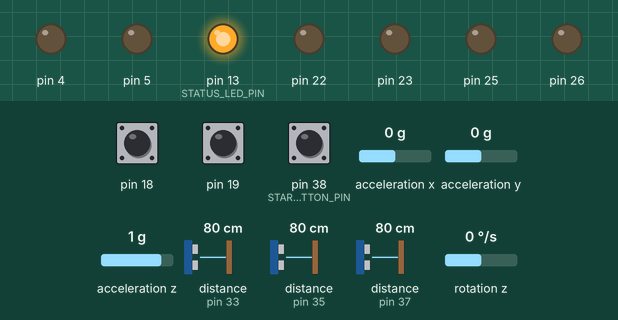
Recording of a program running on a simulated Arduino Mega 2560, built with avr-gcc and run on an emulated ATmega2560. On the bench: output pins drawn as LEDs (lit = HIGH). Wiring (inferred from the names in the program): MPU-6050 motion sensor at I2C address 0x68. Inputs (shaded band) come from the test bench; at power-on: pin 38 (START_BUTTON_PIN) HIGH, rotation z 0 °/s, pin 18 HIGH, pin 19 HIGH, acceleration x 0 g, acceleration y 0 g, acceleration z 1 g, distance to the obstacle (sensors on pin 33, pin 35, pin 37) 80 cm. The echo pulse lasts 58.3 µs per cm; pins used as bus, display or sensor lines are not drawn; what the program prints to the serial monitor is not drawn.

Above: at 1.7 s.
1.8 s: pin 38 (START_BUTTON_PIN) pulled LOW for 0.15 s
At 3.0 s:
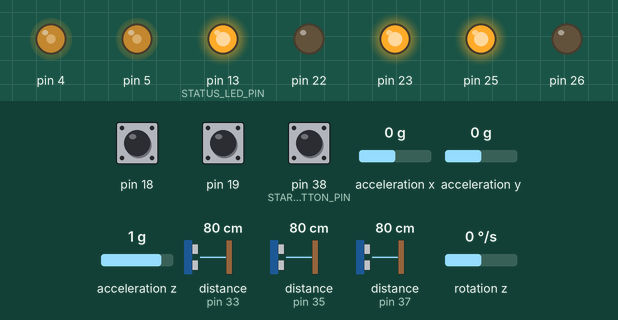
3.4 s: rotation z set to -29 °/s
6.4 s: rotation z set to -33 °/s
At 6.9 s:
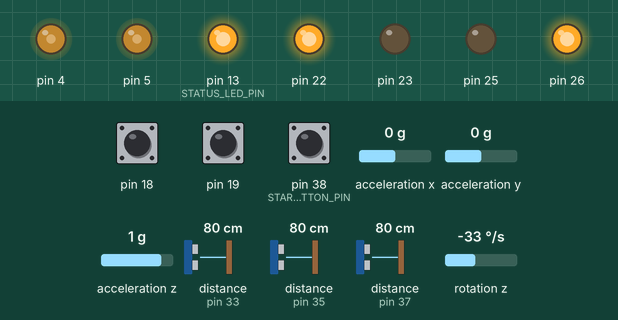
Timing chart, 0 to 14.7 s (numbered marks = the images above; inputs shaded):
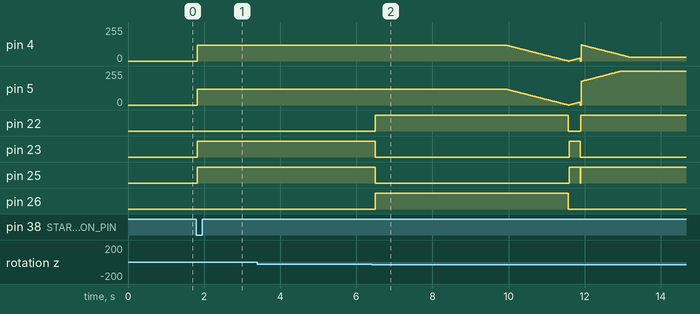

Measured:
- the behaviour switches between -30 and -31 °/s on rotation z (found by bisection; images 1 and 2)
- after the input at 1.8 s, pin 4, pin 5: 0/255 → 120/255 at once; pin 23, pin 25: LOW → HIGH at once
- after the input at 3.4 s, every drawn part: stays the same

The program:

main.cpp
```cpp
// ============================================================================
// main.cpp
//
// Composition root only: construct every module, wire them together, hand
// off to MazeRobotFSM. No maze-solving or control logic lives here on purpose
// -- that keeps this file short and makes every subsystem independently
// reusable/testable (see lib/*, and test/test_maze_mapper for an example
// of testing MazeMapper without any hardware at all).
// ============================================================================

#include <Arduino.h>
#include "config.h"

#include "MazeMotorDriver.h"
#include "MazeEncoder.h"
#include "MazeUltrasonicSensor.h"
#include "MazeLineSensorArray.h"
#include "MazeGyroMPU6050.h"
#include "MazeNavigator.h"
#include "MazeBridgeHandler.h"
#include "MazeRobotFSM.h"

// --- Actuators ---------------------------------------------------------
MazeMotorDriver leftMotor(MOTOR_L_IN1, MOTOR_L_IN2, MOTOR_L_PWM);
MazeMotorDriver rightMotor(MOTOR_R_IN1, MOTOR_R_IN2, MOTOR_R_PWM);

// --- Sensors -------------------------------------------------------------
MazeEncoder leftEncoder(ENCODER_L_A, ENCODER_L_B);
MazeEncoder rightEncoder(ENCODER_R_A, ENCODER_R_B);

MazeUltrasonicSensor frontUs(US_FRONT_TRIG, US_FRONT_ECHO, US_MAX_RANGE_CM);
MazeUltrasonicSensor leftUs(US_LEFT_TRIG, US_LEFT_ECHO, US_MAX_RANGE_CM);
MazeUltrasonicSensor rightUs(US_RIGHT_TRIG, US_RIGHT_ECHO, US_MAX_RANGE_CM);

MazeLineSensorArray lineSensors;
MazeGyroMPU6050 gyro;

// --- Behavior layers -----------------------------------------------------
MazeNavigator navigator(leftMotor, rightMotor, leftEncoder, rightEncoder, frontUs, leftUs, rightUs, gyro);
MazeBridgeHandler bridge(leftMotor, rightMotor, lineSensors);
MazeRobotFSM robot(navigator, bridge, lineSensors);

void setup() {
    Serial.begin(115200);
    pinMode(STATUS_LED_PIN, OUTPUT);

    navigator.begin();
    leftEncoder.begin(0);
    rightEncoder.begin(1);
    frontUs.begin();
    leftUs.begin();
    rightUs.begin();
    lineSensors.begin();

    Serial.println(F("Initializing MPU-6050... keep the robot still."));
    if (!gyro.begin()) {
        Serial.println(F("ERROR: MPU-6050 not responding. Check I2C wiring (SDA=20, SCL=21)."));
        while (true) {
            digitalWrite(STATUS_LED_PIN, !digitalRead(STATUS_LED_PIN));
            delay(150); // fast blink = hardware init failure
        }
    }

    Serial.println(F("Ready. Press the start button to begin the run."));
    digitalWrite(STATUS_LED_PIN, HIGH);
}

void loop() {
    robot.run();

    // A completed exploration is saved to EEPROM.  Reset/power-cycle before
    // the next official attempt: setup() recalibrates the stationary gyro,
    // then RobotFSM restores the saved map and runs the shortest route.
    bool ok = (robot.getState() == RobotState::FINISHED);
    while (true) {
        digitalWrite(STATUS_LED_PIN, HIGH);
        delay(ok ? 800 : 100);
        digitalWrite(STATUS_LED_PIN, LOW);
        delay(ok ? 800 : 100);
    }
}
```

RobotTypes.h
```cpp
#pragma once
// ============================================================================
// RobotTypes.h
//
// Shared, hardware-independent types. Deliberately does NOT include
// <Arduino.h> so that any file which only needs these types (e.g.
// MazeMapper) can also be compiled and unit-tested on a host PC via
// `pio test -e native`.
// ============================================================================

#include <stdint.h>

// Compass heading of the robot within a maze section.
enum class Heading : uint8_t {
    NORTH = 0,
    EAST  = 1,
    SOUTH = 2,
    WEST  = 3
};

// Bitmask flags for the four walls of a single cell.
enum WallDir : uint8_t {
    WALL_NORTH = 0x1,
    WALL_EAST  = 0x2,
    WALL_SOUTH = 0x4,
    WALL_WEST  = 0x8
};

struct Cell {
    int8_t x;
    int8_t y;

    bool operator==(const Cell &other) const { return x == other.x && y == other.y; }
    bool operator!=(const Cell &other) const { return !(*this == other); }
};

// Overall mission state, driven by RobotFSM.
enum class RobotState : uint8_t {
    INIT,
    WAIT_FOR_START,
    SECTION_A_EXPLORE,
    SECTION_A_SPEED_RUN,
    BRIDGE_CROSSING,
    SECTION_B_EXPLORE,
    SECTION_B_SPEED_RUN,
    FINISHED,
    ERROR
};

// The two operational modes needed during the three permitted competition
// attempts.  The choice is made automatically from the validity of the map
// stored in EEPROM: first attempt explores, later attempts execute the
// learned route.
enum class RunMode : uint8_t {
    EXPLORE,
    SPEED_RUN
};

// ---------------------------------------------------------------------------
// Small, pure direction-math helpers shared by MazeMapper and Navigator.
// Keeping these inline+header-only avoids a pointless extra .cpp/.o for a
// handful of one-liners while still being reusable everywhere.
// ---------------------------------------------------------------------------

inline Heading turnRightOf(Heading h) {
    return static_cast<Heading>((static_cast<uint8_t>(h) + 1) % 4);
}

inline Heading turnLeftOf(Heading h) {
    return static_cast<Heading>((static_cast<uint8_t>(h) + 3) % 4);
}

inline Heading oppositeOf(Heading h) {
    return static_cast<Heading>((static_cast<uint8_t>(h) + 2) % 4);
}

inline WallDir headingToWallDir(Heading h) {
    switch (h) {
        case Heading::NORTH: return WALL_NORTH;
        case Heading::EAST:  return WALL_EAST;
        case Heading::SOUTH: return WALL_SOUTH;
        default:             return WALL_WEST;
    }
}

// Returns the neighboring cell one step away from `c` in heading `h`.
// Does NOT check maze bounds -- callers must validate with the maze size.
inline Cell neighborInDirection(Cell c, Heading h) {
    switch (h) {
        case Heading::NORTH: return Cell{c.x, static_cast<int8_t>(c.y - 1)};
        case Heading::SOUTH: return Cell{c.x, static_cast<int8_t>(c.y + 1)};
        case Heading::EAST:  return Cell{static_cast<int8_t>(c.x + 1), c.y};
        default:              return Cell{static_cast<int8_t>(c.x - 1), c.y};
    }
}

// Signed turn amount in degrees to rotate from `from` to `to`
// (positive = clockwise/right, negative = counter-clockwise/left).
inline int16_t headingDeltaDegrees(Heading from, Heading to) {
    int16_t diff = (static_cast<int16_t>(to) - static_cast<int16_t>(from)) * 90;
    if (diff > 180) diff -= 360;
    if (diff < -180) diff += 360;
    return diff;
}
```

config.h
```cpp
#pragma once
// ============================================================================
// config.h
//
// Single source of truth for pin assignments, physical dimensions, and
// tuning constants. Every value marked TODO must be verified/measured
// against the real robot and re-checked on competition day (bridge corner,
// start orientation, and finish location are announced on the day per the
// project brief).
//
// Nothing else in the codebase should hard-code a pin number or a physical
// constant -- always include config.h and reference the named constant.
// This keeps rewiring or re-tuning a one-file change.
// ============================================================================

#include <Arduino.h>

// ---------------------------------------------------------------------------
// Motor driver pins (one H-bridge module per motor, as supplied by the dept)
// ---------------------------------------------------------------------------
#define MOTOR_L_IN1   22
#define MOTOR_L_IN2   23
#define MOTOR_L_PWM   4      // must be a PWM-capable pin (Mega: 2-13, 44-46)

#define MOTOR_R_IN1   25
#define MOTOR_R_IN2   26
#define MOTOR_R_PWM   5      // must be a PWM-capable pin

// ---------------------------------------------------------------------------
// Quadrature encoder pins
// Mega external-interrupt-capable pins are limited to: 2, 3, 18, 19, 20, 21
// Channel A of each encoder MUST be on one of those pins; channel B can be
// any free digital pin and is only polled (no interrupt needed).
// ---------------------------------------------------------------------------
#define ENCODER_L_A   18
#define ENCODER_L_B   30
#define ENCODER_R_A   19
#define ENCODER_R_B   31

#define ENCODER_PULSES_PER_REV   330      // TODO: verify vs. gearbox+encoder datasheet
#define WHEEL_DIAMETER_MM        65.0f    // TODO: measure actual wheel
#define WHEEL_TRACK_MM           140.0f   // TODO: measure center-to-center wheel distance

// ---------------------------------------------------------------------------
// Ultrasonic sensors (wall detection: front / left / right)
// ---------------------------------------------------------------------------
#define US_FRONT_TRIG   32
#define US_FRONT_ECHO   33
#define US_LEFT_TRIG    34
#define US_LEFT_ECHO    35
#define US_RIGHT_TRIG   36
#define US_RIGHT_ECHO   37

#define US_MAX_RANGE_CM        150.0f
#define US_WALL_THRESHOLD_CM   13.0f  // TODO: calibrate -- distance below which a wall is "present"

// ---------------------------------------------------------------------------
// 8-channel IR line/floor sensor array (analog reflectance)
// ---------------------------------------------------------------------------
#define LINE_SENSOR_COUNT   8
// Outer-to-outer index order: 0 = far left ... 7 = far right
static const uint8_t LINE_SENSOR_PINS[LINE_SENSOR_COUNT] = {A8, A9, A10, A11, A12, A13, A14, A15};

#define LINE_BLACK_THRESHOLD   500   // TODO: calibrate against the actual floor/line/wall paint

// ---------------------------------------------------------------------------
// MPU-6050 gyroscope/accelerometer (I2C: Mega hardware SDA=20, SCL=21)
// ---------------------------------------------------------------------------
#define MPU6050_I2C_ADDR   0x68

// ---------------------------------------------------------------------------
// Misc I/O
// ---------------------------------------------------------------------------
#define START_BUTTON_PIN   38   // officials press this (or your own switch) to start timing
#define STATUS_LED_PIN     13

// Hold the existing start button while booting for this long to erase an old
// learned maze before a *new* arena is used.  A normal official start press
// is much shorter and never clears the map.
#define CLEAR_SAVED_MAP_HOLD_MS  2500UL

// ---------------------------------------------------------------------------
// Maze / arena geometry (from the project brief)
// ---------------------------------------------------------------------------
#define SECTION_A_WIDTH    4
#define SECTION_A_HEIGHT   4
#define SECTION_B_WIDTH    9
#define SECTION_B_HEIGHT   9

#define CELL_SIZE_MM       250.0f
#define WALL_HEIGHT_MM     100.0f

// ---------------------------------------------------------------------------
// Control tuning -- sensible starting points ONLY. Retune on the real field;
// surface friction and lighting are explicitly not guaranteed by the brief.
// ---------------------------------------------------------------------------
#define BASE_SPEED_PWM    150   // 0-255, forward driving speed
#define TURN_SPEED_PWM    120   // 0-255, in-place turning speed
#define MAX_SPEED_PWM     255

// Gyro-based heading-hold PID (keeps the robot driving straight / executes turns)
#define HEADING_KP   2.2f
#define HEADING_KI   0.0f
#define HEADING_KD   0.8f
#define HEADING_TOLERANCE_DEG   2.0f

// Small lateral-centering correction when both side sensors see corridor
// walls.  This supplements gyro heading-hold; tune it only after the basic
// straight-drive PID is stable.
#define WALL_CENTER_KP                 2.0f
#define WALL_CENTER_MAX_CORRECTION     25.0f
#define WALL_CENTER_SAMPLE_INTERVAL_MS 50UL

// Line-following PID (used only while crossing the bridge / line corridor)
#define LINE_KP   0.09f
#define LINE_KI   0.0f
#define LINE_KD   0.04f

// Safety cap so a bug can't spin the exploration loop forever
#define MAX_EXPLORE_STEPS   400
#define GOAL_CONFIRM_SAMPLES 3
#define GOAL_CONFIRM_SAMPLE_DELAY_MS 5
```
